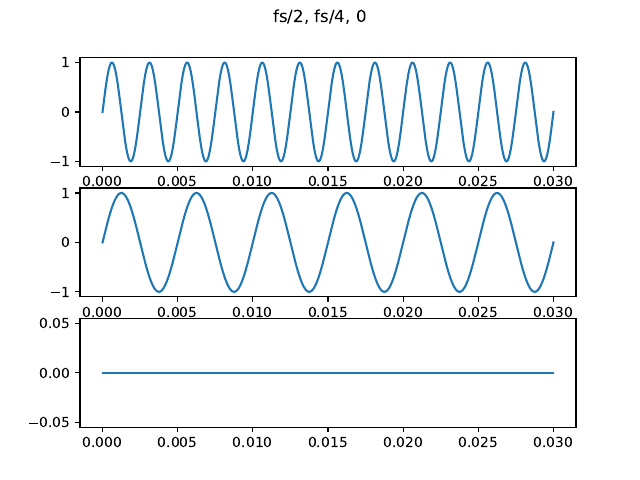

Write the Python code that produced this figure.
import matplotlib.pyplot as plt
import numpy as np
from matplotlib.backends.backend_pdf import PdfPages

pdf = []
pdfDoc = PdfPages('p06.pdf')

fig, axs = plt.subplots(3)

t = np.linspace(0, 0.03, 1600)

fs = 800
sign1 = np.sin(2*np.pi*(fs/2.0)*t)
sign2 = np.sin(2*np.pi*(fs/4.0)*t)
sign3 = np.sin(2*np.pi*0*t)


axs[0].plot(t, sign1)
axs[1].plot(t, sign2)
axs[2].plot(t, sign3)

fig.suptitle(f'fs/2, fs/4, 0')

pdf.append(fig)

for page in pdf:
    pdfDoc.savefig(page)
pdfDoc.close()

# Diferenta dintre primele 2 semnale consta in frecventa, o frecventa mai mica inseamna un sunet mai jos (problema anterioara) si deci mai putine oscilatii pe secunda
# Al 3-lea semnal este un semnal constant, deci nu se aude nimic si apare ca o linie dreapta pe grafic